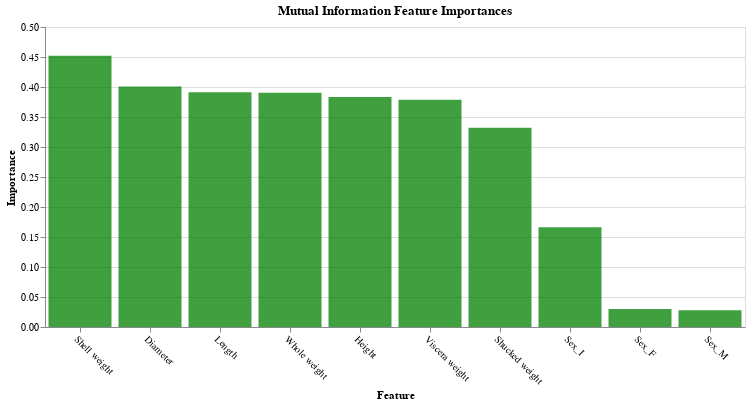

Source (notebook cell):
### Code cell
plot_imp(
    best_features_mutual_info,
    feature_importances_mutual_info,
    "Mutual Information",
    "green",
)

### Figure 1 — Vega-Lite specification as saved in the notebook (floating-point values rounded to 4 significant figures)
{"config": {"view": {"continuousWidth": 400, "continuousHeight": 300}}, "data": {"name": "data-513523f9a5ee5c36ac9677eb06eb70eb"}, "mark": {"type": "bar", "color": "green", "opacity": 0.75}, "encoding": {"x": {"axis": {"labelAngle": 45}, "field": "features", "sort": null, "title": "Feature", "type": "nominal"}, "y": {"field": "importances", "title": "Importance", "type": "quantitative"}}, "title": "Mutual Information Feature Importances", "width": 700, "$schema": "https://vega.github.io/schema/vega-lite/v5.2.0.json", "datasets": {"data-513523f9a5ee5c36ac9677eb06eb70eb": [{"features": "Shell weight", "importances": 0.4521}, {"features": "Diameter", "importances": 0.4009}, {"features": "Length", "importances": 0.3912}, {"features": "Whole weight", "importances": 0.3906}, {"features": "Height", "importances": 0.3833}, {"features": "Viscera weight", "importances": 0.3787}, {"features": "Shucked weight", "importances": 0.332}, {"features": "Sex_I", "importances": 0.1662}, {"features": "Sex_F", "importances": 0.03005}, {"features": "Sex_M", "importances": 0.02795}]}}
